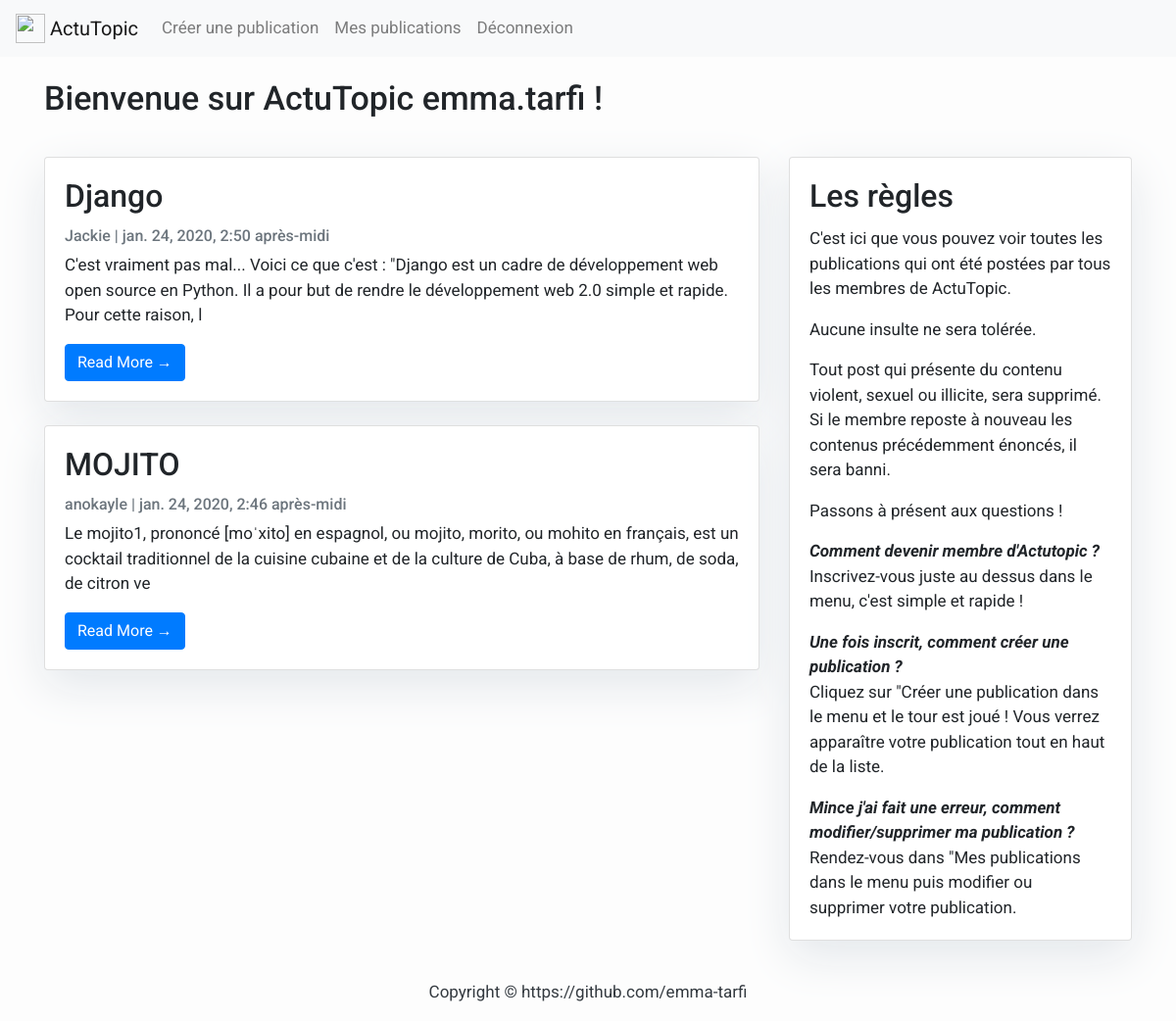
The app's page / (signed in) with its own data.
### posts/models.py (models this page shows, shortened)
class Post(models.Model):
    title = models.CharField(max_length=200, unique=True)
    slug = models.SlugField(max_length=200, unique=True)
    author = models.ForeignKey(User, on_delete= models.CASCADE, related_name='blog_posts')
    image = models.ImageField(upload_to='images_posts/', blank=True)
    updated_on = models.DateTimeField(auto_now=True)
    content = models.TextField()
    created_on = models.DateTimeField(auto_now_add=True)
    status = models.IntegerField(choices=STATUS, default=0)
    class Meta:
        ordering = ['-created_on']

### posts/views.py (the view, shortened to what this page needs)
# urls.py: path('', PostListView.as_view(), name='post_list'),
class PostListView(ListView):
    queryset = Post.objects.filter(status=1).order_by('-created_on')
    template_name = 'index.html'

### templates/index.html
{% extends "base.html" %}
{% block content %}
<div class="container">
<h1>Bienvenue sur ActuTopic {{ user }} !</h1>
    <div class="row">
        <div class="col-md-8 mt-3 left">
            {% for post in post_list %}
            <div class="card mb-4">
                <div class="card-body">
                    <h2 class="card-title">{{ post.title }}</h2>
                    <p class="card-text text-muted h6">{{ post.author }} | {{ post.created_on}} </p>
                    <p class="card-text">{{post.content|slice:":200" }}</p>
                    <a href="{% url 'post_detail' post.slug  %}" class="btn btn-primary">Read More &rarr;</a>
                </div>
            </div>
            {% endfor %}
        </div>
    <div class="col-md-4 mt-3 right">
            <div class="card mb-4">
                <div class="card-body">
                    <h2 class="card-title">Les règles</h2>
                    <p class="card-text">C'est ici que vous pouvez voir toutes les publications qui ont été postées par tous les membres de ActuTopic.</p>
                    <p class="card-text">Aucune insulte ne sera tolérée.</p>
                    <p class="card-text">Tout post qui présente du contenu violent, sexuel ou illicite, sera supprimé. Si le membre reposte à nouveau les contenus précédemment énoncés, il sera banni.</p>
                    <p class="card-text">Passons à présent aux questions !</p>
                    <i style="font-weight: bold;">Comment devenir membre d'Actutopic ?</i>
                    <p class="card-text">Inscrivez-vous juste au dessus dans le menu, c'est simple et rapide !</p>
                    <i style="font-weight: bold;">Une fois inscrit, comment créer une publication ?</i>
                    <p class="card-text">Cliquez sur "Créer une publication dans le menu et le tour est joué ! Vous verrez apparaître votre publication tout en haut de la liste.</p>
                    <i style="font-weight: bold;">Mince j'ai fait une erreur, comment modifier/supprimer ma publication ?</i>
                    <p class="card-text">Rendez-vous dans "Mes publications dans le menu puis modifier ou supprimer votre publication.</p>
                </div>
            </div>
        </div>
    </div>
</div>
{%endblock%}

### static/css/main.css (style rules this page uses)
html { color: #222; font-size: 1em; line-height: 1.4; }

### static/css/style.css (style rules this page uses)
body { font-family: "Roboto", sans-serif; font-size: 17px; background-color: #fdfdfd; }
.card { box-shadow: 0 16px 48px #E3E7EB; }

### records on screen
Post: title "Django", author "Jackie", created_on "jan. 24, 2020, 2:50 après-midi", content "C'est vraiment pas mal... Voici ce que c'est : \"Django est un cadre de développement web open source en Python. Il a pour but de rendre le développement web 2.0 simple et rapide. Pour cette raison, l"
Post: title "MOJITO", author "anokayle", created_on "jan. 24, 2020, 2:46 après-midi", content "Le mojito1, prononcé [moˈxito] en espagnol, ou mojito, morito, ou mohito en français, est un cocktail traditionnel de la cuisine cubaine et de la culture de Cuba, à base de rhum, de soda, de citron ve"

### other values on screen
{{ user }} "emma.tarfi"
